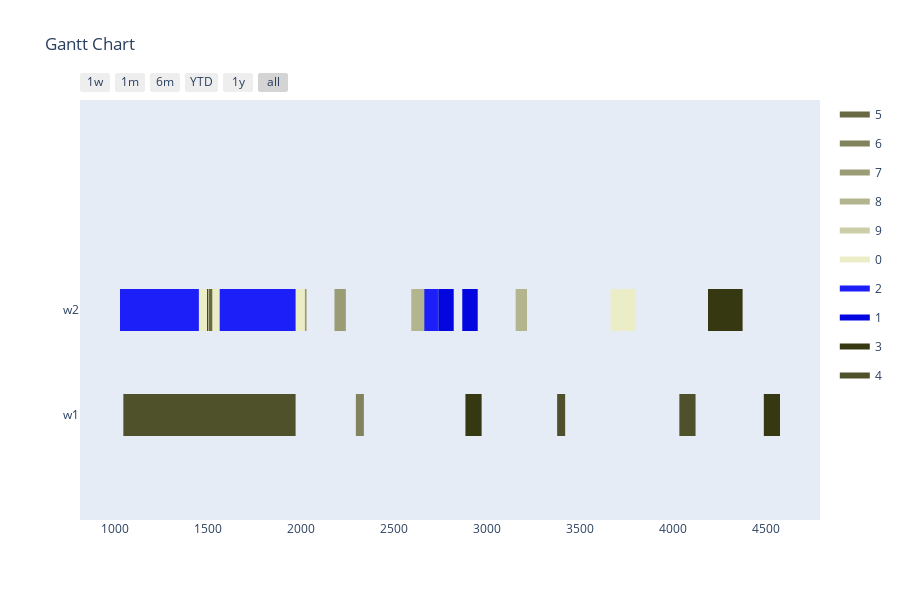

Notebook code for this chart:
### Markdown cell above
Config 2 - Test with Two Point Crossover

### Code cell
optimizer = BaseGA(env)
optimizer.set_minimize()
# optional (in this case, all options given are the default option, if the configuration step is skipped)
optimizer.configure('tardiness', 'twopointcrossover', 'roulettewheel', 'randomize')

# all parameters after offspring_amount are optional (in this case -> verbose=True)
result, best_fitness_history, average_fitness_history, best_generation_history, feasible_gen = optimizer.optimize(orders, max_generations, earliest_time_slot, last_time_slot, population_size, offspring_amount, verbose=True)
workstation_assignments = reformat_result(result, orders, workstations, recipes, tasks)
visualize(workstation_assignments, best_fitness_history, average_fitness_history, best_generation_history, feasible_gen)

### Figure 1 — Plotly figure (JSON) as saved in the notebook; plotly's stock layout.template omitted (floating-point values rounded to 4 significant figures)
{"data": [{"fill": "toself", "fillcolor": "rgb(104, 106, 68)", "hoverinfo": "name", "legendgroup": "rgb(104, 106, 68)", "mode": "none", "name": "5", "type": "scatter", "x": [1487, 1531, 1531, 1487, 1487, 490, 553, 553, 490, 490, 1587, 1640, 1640, 1587, 1587, 411, 484, 484, 411], "y": [0.8, 0.8, 1.2, 1.2, null, 0.8, 0.8, 1.2, 1.2, null, 0.8, 0.8, 1.2, 1.2, null, 0.8, 0.8, 1.2, 1.2]}, {"fill": "toself", "fillcolor": "rgb(129, 131, 93)", "hoverinfo": "name", "legendgroup": "rgb(129, 131, 93)", "mode": "none", "name": "6", "type": "scatter", "x": [2654, 2737, 2737, 2654, 2654, 328, 423, 423, 328, 328, 1482, 1525, 1525, 1482, 1482, 2294, 2337, 2337, 2294, 2294, 1300, 1335, 1335, 1300, 1300, 835, 910, 910, 835], "y": [0.8, 0.8, 1.2, 1.2, null, 0.8, 0.8, 1.2, 1.2, null, -0.2, -0.2, 0.2, 0.2, null, -0.2, -0.2, 0.2, 0.2, null, -0.2, -0.2, 0.2, 0.2, null, -0.2, -0.2, 0.2, 0.2]}, {"fill": "toself", "fillcolor": "rgb(154, 156, 118)", "hoverinfo": "name", "legendgroup": "rgb(154, 156, 118)", "mode": "none", "name": "7", "type": "scatter", "x": [1239, 1354, 1354, 1239, 1239, 345, 470, 470, 345, 345, 416, 556, 556, 416, 416, 471, 532, 532, 471, 471, 2179, 2240, 2240, 2179, 2179, 301, 441, 441, 301, 301, 1914, 2029, 2029, 1914], "y": [0.8, 0.8, 1.2, 1.2, null, 0.8, 0.8, 1.2, 1.2, null, 0.8, 0.8, 1.2, 1.2, null, 0.8, 0.8, 1.2, 1.2, null, 0.8, 0.8, 1.2, 1.2, null, 0.8, 0.8, 1.2, 1.2, null, 0.8, 0.8, 1.2, 1.2]}, {"fill": "toself", "fillcolor": "rgb(179, 181, 143)", "hoverinfo": "name", "legendgroup": "rgb(179, 181, 143)", "mode": "none", "name": "8", "type": "scatter", "x": [3153, 3214, 3214, 3153, 3153, 1291, 1426, 1426, 1291, 1291, 445, 570, 570, 445, 445, 278, 413, 413, 278, 278, 401, 541, 541, 401, 401, 322, 447, 447, 322, 322, 2592, 2727, 2727, 2592], "y": [0.8, 0.8, 1.2, 1.2, null, 0.8, 0.8, 1.2, 1.2, null, 0.8, 0.8, 1.2, 1.2, null, 0.8, 0.8, 1.2, 1.2, null, 0.8, 0.8, 1.2, 1.2, null, 0.8, 0.8, 1.2, 1.2, null, 0.8, 0.8, 1.2, 1.2]}, {"fill": "toself", "fillcolor": "rgb(204, 206, 168)", "hoverinfo": "name", "legendgroup": "rgb(204, 206, 168)", "mode": "none", "name": "9", "type": "scatter", "x": [1072, 1125, 1125, 1072, 1072, 695, 748, 748, 695, 695, 1179, 1242, 1242, 1179, 1179, 232, 285, 285, 232], "y": [0.8, 0.8, 1.2, 1.2, null, 0.8, 0.8, 1.2, 1.2, null, 0.8, 0.8, 1.2, 1.2, null, 0.8, 0.8, 1.2, 1.2]}, {"fill": "toself", "fillcolor": "rgb(235, 237, 199)", "hoverinfo": "name", "legendgroup": "rgb(235, 237, 199)", "mode": "none", "name": "0", "type": "scatter", "x": [1522, 1657, 1657, 1522, 1522, 3663, 3798, 3798, 3663, 3663, 1880, 2020, 2020, 1880, 1880, 4216, 4277, 4277, 4216, 4216, 1313, 1371, 1371, 1313, 1313, 1362, 1502, 1502, 1362, 1362, 328, 389, 389, 328], "y": [0.8, 0.8, 1.2, 1.2, null, 0.8, 0.8, 1.2, 1.2, null, 0.8, 0.8, 1.2, 1.2, null, 0.8, 0.8, 1.2, 1.2, null, 0.8, 0.8, 1.2, 1.2, null, 0.8, 0.8, 1.2, 1.2, null, 0.8, 0.8, 1.2, 1.2]}, {"fill": "toself", "fillcolor": "rgb(29, 31, 249)", "hoverinfo": "name", "legendgroup": "rgb(29, 31, 249)", "mode": "none", "name": "2", "type": "scatter", "x": [982, 1026, 1026, 982, 982, 1499, 1562, 1562, 1499, 1499, 1450, 1494, 1494, 1450, 1450, 2662, 2735, 2735, 2662], "y": [0.8, 0.8, 1.2, 1.2, null, 0.8, 0.8, 1.2, 1.2, null, 0.8, 0.8, 1.2, 1.2, null, 0.8, 0.8, 1.2, 1.2]}, {"fill": "toself", "fillcolor": "rgb(4, 6, 224)", "hoverinfo": "name", "legendgroup": "rgb(4, 6, 224)", "mode": "none", "name": "1", "type": "scatter", "x": [2866, 2949, 2949, 2866, 2866, 647, 730, 730, 647, 647, 684, 767, 767, 684, 684, 2737, 2820, 2820, 2737, 2737, 376, 463, 463, 376, 376, 1767, 1854, 1854, 1767], "y": [0.8, 0.8, 1.2, 1.2, null, 0.8, 0.8, 1.2, 1.2, null, 0.8, 0.8, 1.2, 1.2, null, 0.8, 0.8, 1.2, 1.2, null, -0.2, -0.2, 0.2, 0.2, null, -0.2, -0.2, 0.2, 0.2]}, {"fill": "toself", "fillcolor": "rgb(54, 56, 18)", "hoverinfo": "name", "legendgroup": "rgb(54, 56, 18)", "mode": "none", "name": "3", "type": "scatter", "x": [4187, 4282, 4282, 4187, 4187, 4278, 4373, 4373, 4278, 4278, 836, 931, 931, 836, 836, 1186, 1261, 1261, 1186, 1186, 2883, 2970, 2970, 2883, 2883, 4487, 4574, 4574, 4487], "y": [0.8, 0.8, 1.2, 1.2, null, 0.8, 0.8, 1.2, 1.2, null, 0.8, 0.8, 1.2, 1.2, null, -0.2, -0.2, 0.2, 0.2, null, -0.2, -0.2, 0.2, 0.2, null, -0.2, -0.2, 0.2, 0.2]}, {"fill": "toself", "fillcolor": "rgb(79, 81, 43)", "hoverinfo": "name", "legendgroup": "rgb(79, 81, 43)", "mode": "none", "name": "4", "type": "scatter", "x": [356, 451, 451, 356, 356, 692, 779, 779, 692, 692, 3376, 3419, 3419, 3376, 3376, 210, 285, 285, 210, 210, 4033, 4120, 4120, 4033, 4033, 969, 1044, 1044, 969], "y": [0.8, 0.8, 1.2, 1.2, null, -0.2, -0.2, 0.2, 0.2, null, -0.2, -0.2, 0.2, 0.2, null, -0.2, -0.2, 0.2, 0.2, null, -0.2, -0.2, 0.2, 0.2, null, -0.2, -0.2, 0.2, 0.2]}, {"legendgroup": "rgb(104, 106, 68)", "marker": {"color": "rgb(104, 106, 68)", "opacity": 0, "size": 1}, "mode": "markers", "name": "", "showlegend": false, "text": [null, null, null, null, null, null, null, null], "type": "scatter", "x": [1487, 1531, 490, 553, 1587, 1640, 411, 484], "y": [1, 1, 1, 1, 1, 1, 1, 1]}, {"legendgroup": "rgb(129, 131, 93)", "marker": {"color": "rgb(129, 131, 93)", "opacity": 0, "size": 1}, "mode": "markers", "name": "", "showlegend": false, "text": [null, null, null, null, null, null, null, null, null, null, null, null], "type": "scatter", "x": [2654, 2737, 328, 423, 1482, 1525, 2294, 2337, 1300, 1335, 835, 910], "y": [1, 1, 1, 1, 0, 0, 0, 0, 0, 0, 0, 0]}, {"legendgroup": "rgb(154, 156, 118)", "marker": {"color": "rgb(154, 156, 118)", "opacity": 0, "size": 1}, "mode": "markers", "name": "", "showlegend": false, "text": [null, null, null, null, null, null, null, null, null, null, null, null, null, null], "type": "scatter", "x": [1239, 1354, 345, 470, 416, 556, 471, 532, 2179, 2240, 301, 441, 1914, 2029], "y": [1, 1, 1, 1, 1, 1, 1, 1, 1, 1, 1, 1, 1, 1]}, {"legendgroup": "rgb(179, 181, 143)", "marker": {"color": "rgb(179, 181, 143)", "opacity": 0, "size": 1}, "mode": "markers", "name": "", "showlegend": false, "text": [null, null, null, null, null, null, null, null, null, null, null, null, null, null], "type": "scatter", "x": [3153, 3214, 1291, 1426, 445, 570, 278, 413, 401, 541, 322, 447, 2592, 2727], "y": [1, 1, 1, 1, 1, 1, 1, 1, 1, 1, 1, 1, 1, 1]}, {"legendgroup": "rgb(204, 206, 168)", "marker": {"color": "rgb(204, 206, 168)", "opacity": 0, "size": 1}, "mode": "markers", "name": "", "showlegend": false, "text": [null, null, null, null, null, null, null, null], "type": "scatter", "x": [1072, 1125, 695, 748, 1179, 1242, 232, 285], "y": [1, 1, 1, 1, 1, 1, 1, 1]}, {"legendgroup": "rgb(235, 237, 199)", "marker": {"color": "rgb(235, 237, 199)", "opacity": 0, "size": 1}, "mode": "markers", "name": "", "showlegend": false, "text": [null, null, null, null, null, null, null, null, null, null, null, null, null, null], "type": "scatter", "x": [1522, 1657, 3663, 3798, 1880, 2020, 4216, 4277, 1313, 1371, 1362, 1502, 328, 389], "y": [1, 1, 1, 1, 1, 1, 1, 1, 1, 1, 1, 1, 1, 1]}, {"legendgroup": "rgb(29, 31, 249)", "marker": {"color": "rgb(29, 31, 249)", "opacity": 0, "size": 1}, "mode": "markers", "name": "", "showlegend": false, "text": [null, null, null, null, null, null, null, null], "type": "scatter", "x": [982, 1026, 1499, 1562, 1450, 1494, 2662, 2735], "y": [1, 1, 1, 1, 1, 1, 1, 1]}, {"legendgroup": "rgb(4, 6, 224)", "marker": {"color": "rgb(4, 6, 224)", "opacity": 0, "size": 1}, "mode": "markers", "name": "", "showlegend": false, "text": [null, null, null, null, null, null, null, null, null, null, null, null], "type": "scatter", "x": [2866, 2949, 647, 730, 684, 767, 2737, 2820, 376, 463, 1767, 1854], "y": [1, 1, 1, 1, 1, 1, 1, 1, 0, 0, 0, 0]}, {"legendgroup": "rgb(54, 56, 18)", "marker": {"color": "rgb(54, 56, 18)", "opacity": 0, "size": 1}, "mode": "markers", "name": "", "showlegend": false, "text": [null, null, null, null, null, null, null, null, null, null, null, null], "type": "scatter", "x": [4187, 4282, 4278, 4373, 836, 931, 1186, 1261, 2883, 2970, 4487, 4574], "y": [1, 1, 1, 1, 1, 1, 0, 0, 0, 0, 0, 0]}, {"legendgroup": "rgb(79, 81, 43)", "marker": {"color": "rgb(79, 81, 43)", "opacity": 0, "size": 1}, "mode": "markers", "name": "", "showlegend": false, "text": [null, null, null, null, null, null, null, null, null, null, null, null], "type": "scatter", "x": [356, 451, 692, 779, 3376, 3419, 210, 285, 4033, 4120, 969, 1044], "y": [1, 1, 0, 0, 0, 0, 0, 0, 0, 0, 0, 0]}], "layout": {"height": 600, "hovermode": "closest", "showlegend": true, "title": {"text": "Gantt Chart"}, "xaxis": {"rangeselector": {"buttons": [{"count": 7, "label": "1w", "step": "day", "stepmode": "backward"}, {"count": 1, "label": "1m", "step": "month", "stepmode": "backward"}, {"count": 6, "label": "6m", "step": "month", "stepmode": "backward"}, {"count": 1, "label": "YTD", "step": "year", "stepmode": "todate"}, {"count": 1, "label": "1y", "step": "year", "stepmode": "backward"}, {"step": "all"}]}, "showgrid": false, "type": "date", "zeroline": false}, "yaxis": {"autorange": false, "range": [-1, 3], "showgrid": false, "ticktext": ["w1", "w2"], "tickvals": [0, 1], "zeroline": false}}}
